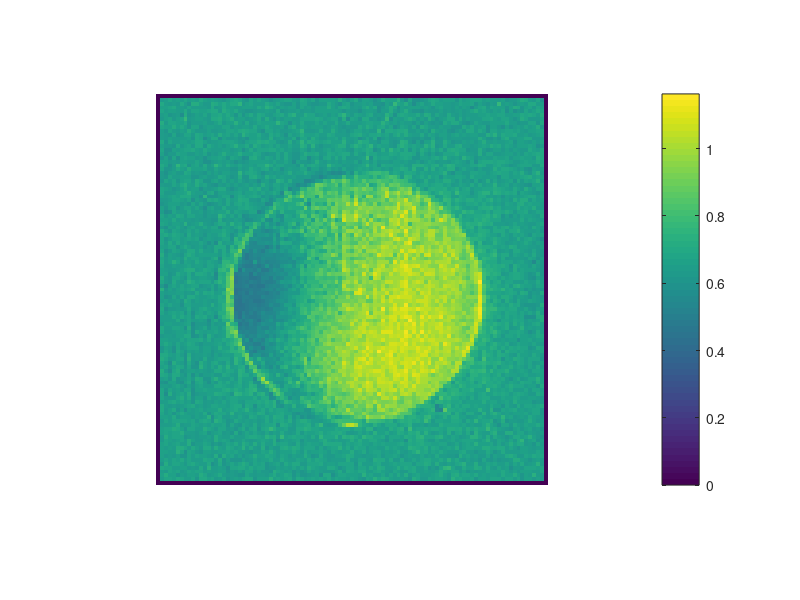

MATLAB code to generate this figure: (Note: this script raises an error after producing the figure.)
% For sphere A
load("datafiles/albedo_sphereA.mat")
figure
imagesc(fliplr(flipud(rho)))
colormap default
axis off
axis equal
colorbar
clim([0.5, 1])
saveas(gcf,'sphereA_albedo.pdf')

% For sphere B
load("datafiles/albedo_sphereB.mat")
figure
imagesc(fliplr(flipud(rho)))
colormap default
axis off
axis equal
colorbar
clim([0.5, 1])
saveas(gcf,'sphereB_albedo.pdf')
